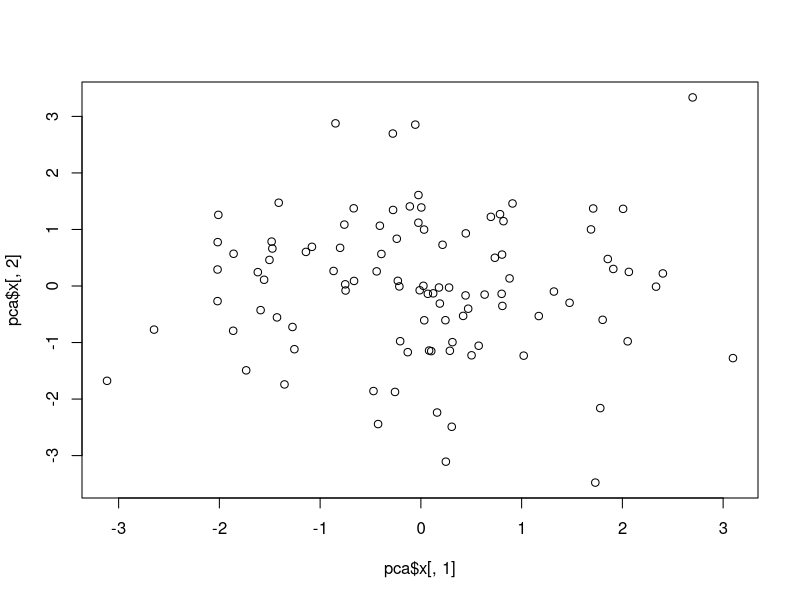
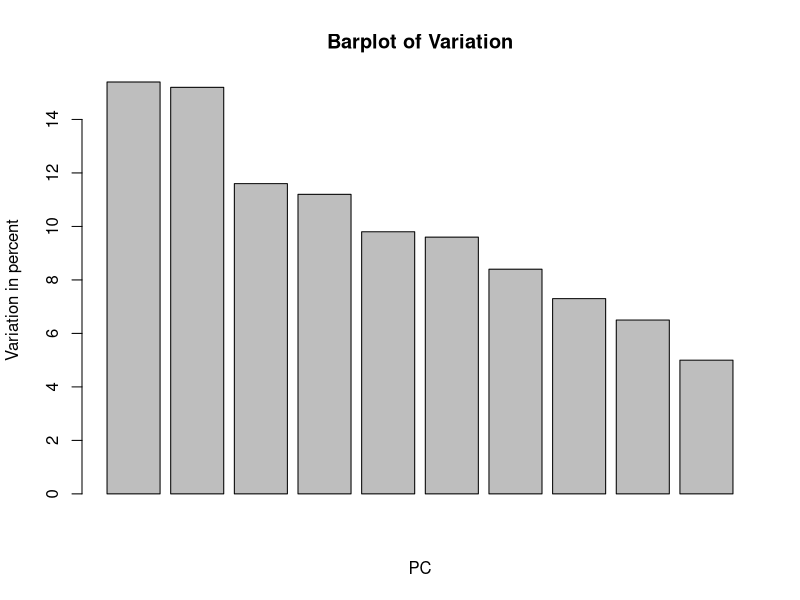

Reproduce these figures in R, in order.
# Create data using a random sample
set.seed(42)
# create empty matrix with 100 rows and 10 columns
data = matrix(nrow = 100, ncol = 10)
# change names of columns and rows (not really necessary here but now you now how to deal with that for your later studies)
# Hint: there could be more rules that's why we use 'c()' but we do not need it here
colnames(data) = c(paste('var', 1:10, sep='')) 
rownames(data) = paste('obs', 1:100, sep='')
# Fill the matrix with values 
for (i in 1:100){
  # Poisson distrubution for the sample
  # var.values = rpois(10, lambda = sample(x=10:1000, size = 1))
  # Normal distribution for the sample
  var.values = rnorm(10, mean = 0, sd = 1)
  data[i,] = c(var.values)
}

# Hint: You might need: 't()' which is transposing, since prcomp expects samples to be rows and vars to be columns
# Do the actual PCA Analysis
pca = prcomp(data, scale = TRUE)

# plot x which are the principal components - here we plot the first two principal components in a 2D plot
plot(pca$x[,1], pca$x[,2])

# By construction PC1 accounts for the most variation, PC2 for second most, PC3 for third most..

# Now we calculate the absolute variation and relative variation
pca_var = pca$sdev^2
pca_var_rel = round(pca_var/sum(pca_var)*100, 1)

# Create the Barplot
barplot(pca_var_rel, main = "Barplot of Variation", xlab = "PC", ylab ="Variation in percent")

# Interpretation: PC1 Accounts for almost all of the variation if we use Poisson, but if we use standard normal the varioten is more equally distributed

# Lets see the loading scores: 
loading_scores = pca$rotation[,1]